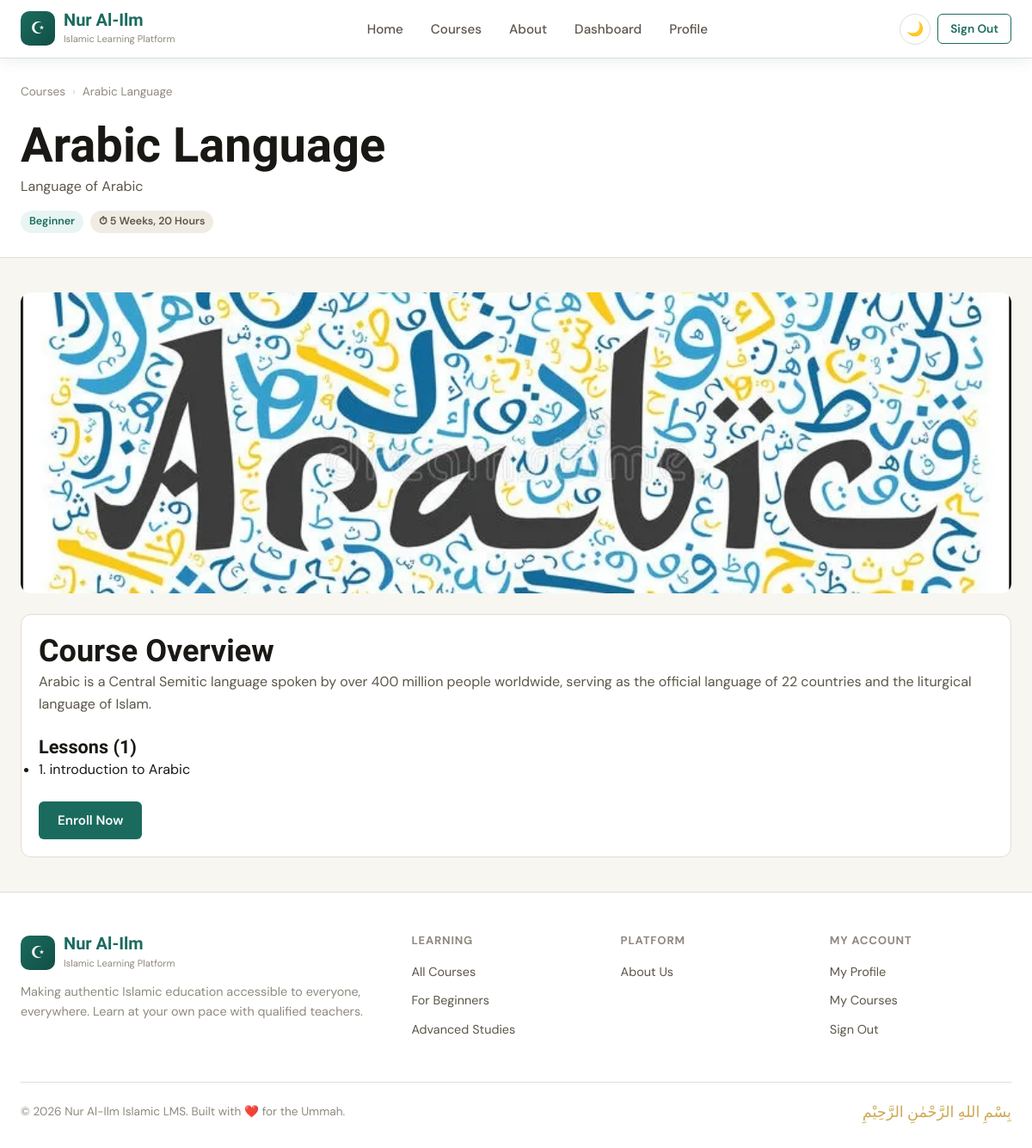
Page /courses/arabic-language/ (signed in) on the earlier database version.
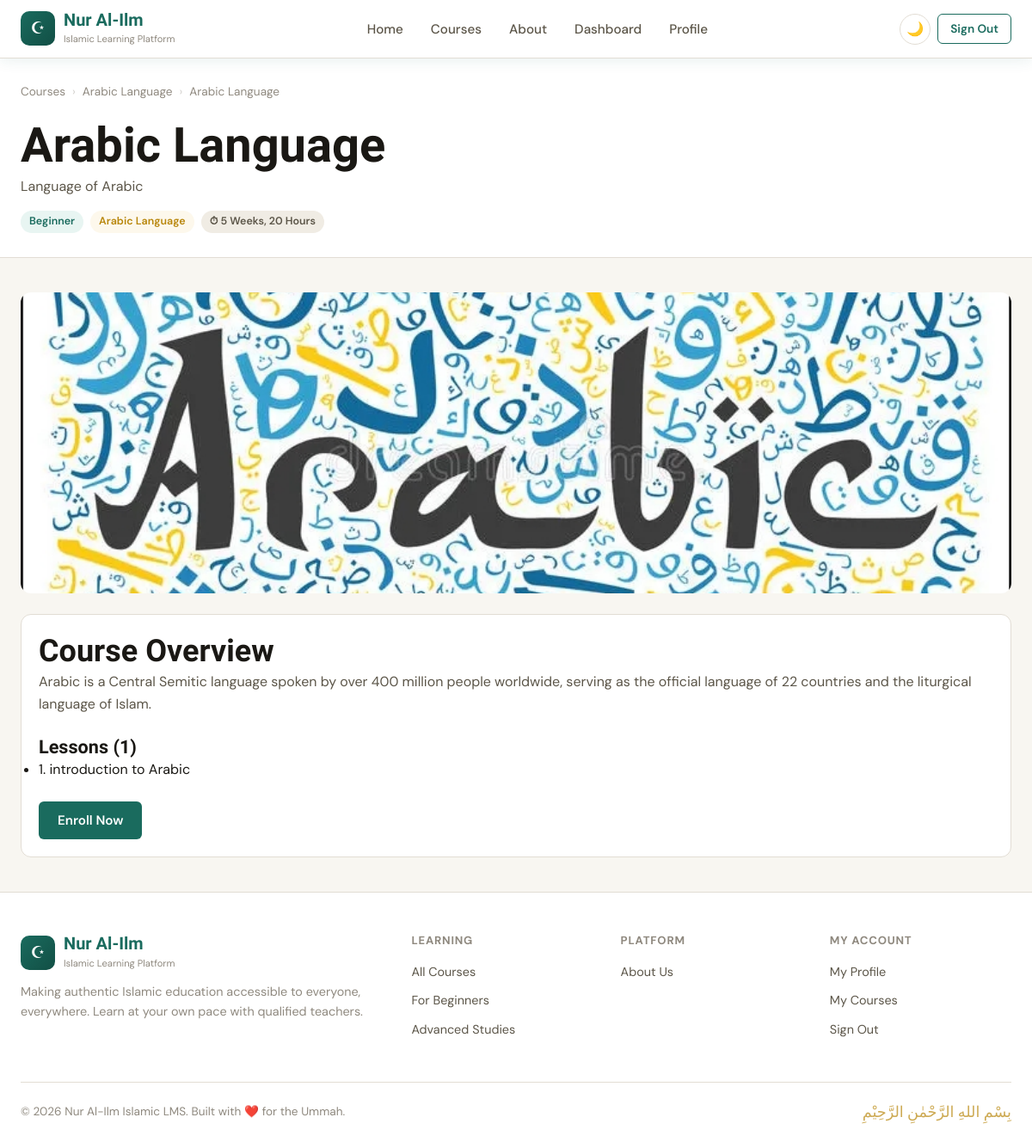
Same page on the later database version.
### courses/models.py (models this page shows, shortened)
class Course(models.Model):
    class Level(models.TextChoices):
        BEGINNER = 'beginner', 'Beginner'
        INTERMEDIATE = 'intermediate', 'Intermediate'
        ADVANCED = 'advanced', 'Advanced'
    teacher = models.ForeignKey(
        settings.AUTH_USER_MODEL,
        on_delete=models.CASCADE,
        related_name='courses_taught',
        limit_choices_to={'role': 'teacher'},
    )
    category = models.ForeignKey(
        Category,
        on_delete=models.SET_NULL,
        null=True,
        blank=True,
        related_name='courses',
        help_text="The subject area this course belongs to.",
    )
    title = models.CharField(max_length=200)
    slug = models.SlugField(unique=True, blank=True)
    thumbnail = models.ImageField(upload_to='thumbnails/', blank=True, null=True)
    short_description = models.CharField(max_length=300)
    full_description = models.TextField()
    level = models.CharField(max_length=15, choices=Level.choices, default=Level.BEGINNER)
    duration = models.CharField(max_length=100, help_text="e.g. '8 weeks', '40 hours'")
    is_published = models.BooleanField(default=False)
    created_at = models.DateTimeField(auto_now_add=True)
    updated_at = models.DateTimeField(auto_now=True)
    class Meta:
        ordering = ['-created_at']

class Category(models.Model):
    name = models.CharField(max_length=100, unique=True)
    slug = models.SlugField(unique=True, blank=True)
    description = models.TextField(
        blank=True,
        null=True,
        help_text="Optional short description of this category.",
    )
    class Meta:
        verbose_name_plural = 'categories'
        ordering = ['name']

### courses/views.py (the view)
# urls.py: path('<slug:slug>/', views.course_detail, name='course_detail'),
def course_detail(request, slug):
    course = get_object_or_404(Course, slug=slug, is_published=True)
    lessons = course.lessons.all()
    is_enrolled = False
    if request.user.is_authenticated:
        is_enrolled = Enrollment.objects.filter(
            student=request.user, course=course
        ).exists()
    context = {
        'course': course,
        'lessons': lessons,
        'is_enrolled': is_enrolled,
    }
    return render(request, 'courses/course_detail.html', context)

### accounts/models.py (called while the page is built)
    @property
    def is_student(self):
        return self.role == self.Role.STUDENT

    @property
    def is_teacher(self):
        return self.role == self.Role.TEACHER

### courses/templates/courses/course_detail.html (shortened to what this page needs)
{% extends 'base.html' %}
{% block content %}
<div class="page-title-bar">
    <div class="container">
        <div class="breadcrumb">
            <a href="{% url 'course_list' %}">Courses</a>
            <span class="sep">›</span>
            {% if course.category %}
                <a href="{% url 'category_detail' course.category.slug %}">
                    {{ course.category.name }}
                </a>
                <span class="sep">›</span>
            {% endif %}
            <span>{{ course.title }}</span>
        </div>
        <h1>{{ course.title }}</h1>
        <p>{{ course.short_description }}</p>
        <div class="flex gap-1 mt-2">
            <span class="badge badge-teal">
                {{ course.get_level_display }}
            </span>
            {% if course.category %}
            <span class="badge badge-gold">
                {{ course.category.name }}
            </span>
            {% endif %}
            <span class="badge badge-gray">
                ⏱ {{ course.duration }}
            </span>
        </div>
    </div>
</div>
<section class="section-sm">
    <div class="container">
        {% if course.thumbnail %}
            <img src="{{ course.thumbnail.url }}"
                 alt="{{ course.title }}"
                 style="width:100%;max-height:350px;object-fit:cover;border-radius:12px;margin-bottom:24px;">
        {% endif %}
        <div class="card">
            <div class="card-body">
                <h2>Course Overview</h2>
                <p>
                    {{ course.full_description|linebreaks }}
                </p>
                <div style="margin-top:24px;">
                    <h3>
                        Lessons ({{ lessons.count }})
                    </h3>
                    {% if lessons %}
                        <ul>
                        {% for lesson in lessons %}
                            <li style="margin-bottom:10px;">
                                {% if is_enrolled or user == course.teacher %}
                                    <a href="{% url 'lesson_view' course.slug lesson.id %}">
                                        {{ lesson.order }}. {{ lesson.title }}
                                    </a>
                                {% else %}
                                    {{ lesson.order }}. {{ lesson.title }}
                                {% endif %}
                            </li>
                        {% endfor %}
                        </ul>
                    {% else %}
                        <p>No lessons added yet.</p>
                    {% endif %}
                </div>
                <div style="margin-top:24px;">
                    {% if user.is_authenticated %}
                        {% if is_enrolled %}
                            <span class="badge badge-teal">
                                ✓ Enrolled
                            </span>
                        {% elif user.is_student %}
                            <a href="{% url 'enroll' course.slug %}"
                               class="btn btn-primary">
                                Enroll Now
                            </a>
                        {% endif %}
                    {% else %}
                        <a href="{% url 'login' %}"
                           class="btn btn-primary">
                            Login to Enroll
                        </a>
                    {% endif %}
                </div>
            </div>
        </div>
    </div>
</section>
{% endblock %}

Differences in the rows shown:
changed Course "Arabic Language": category_id empty → 4 (drawn); category.name (not shown) → "Arabic Language"
